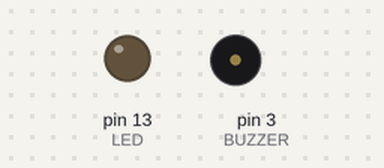
Bench run of a sketch on a simulated Arduino Nano, built with avr-gcc and run on an emulated ATmega328P. Parts: output pins drawn as LEDs (lit = HIGH), buzzer (waves = sounding).

Above: at 5.7 s.
At 28.92 s:
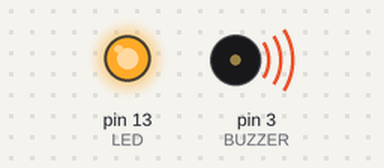
Timing chart, 0 to 29.2 s (numbered marks = the images above):
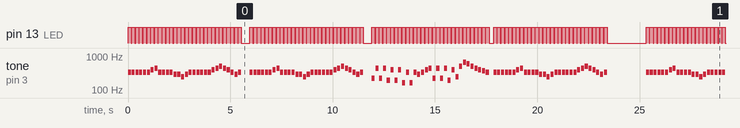

Measured:
- by itself, pin 13 (LED): moves between LOW and HIGH, repeating every 25.3 s
- by itself, tone on pin 3 (BUZZER): plays 330 Hz for 0.15 s, 330 Hz for 0.15 s, 330 Hz for 0.15 s, 330 Hz for 0.15 s, 330 Hz for 0.15 s, 330 Hz for 0.15 s … (624 notes in this stretch)

The sketch:

garage_riff.ino
```cpp
// ============================================================
//  Garage Riff - Buzzer Demo (orijinal beste)
//  Hızlı sekizlik notalar, tekrar eden kök notalar,
//  oktav sıçramaları: 2000'ler garage rock havası.
//  Kart üzerindeki LED (D13) her notada yanıp söner.
// ============================================================

const byte BUZZER = 3;     // buzzer + ucu -> 220 ohm direnç -> D3
const byte LED    = 13;    // Nano'nun üstündeki dahili LED

const int TEMPO = 160;                 // BPM: hızlandırmak için artır
const int SEKIZLIK = 60000 / TEMPO / 2; // bir sekizlik notanın süresi (ms)

// Notalar (Hz)
#define E3 165
#define G3 196
#define A3 220
#define B3 247
#define D4 294
#define E4 330
#define FS4 370
#define G4 392
#define A4 440
#define B4 494
#define D5 587
#define E5 659
#define R  0     // sus

// Her nota bir sekizlik sürer. Uzun nota için aynı notayı tekrar yaz.
// --- A bölümü: kök notada koşturan bas hissi ---
const int bolumA[] = {
  E4, E4, E4, E4, E4, E4, G4, A4,
  E4, E4, E4, E4, D4, D4, B3, D4,
  E4, E4, E4, E4, E4, E4, G4, A4,
  B4, A4, G4, E4, D4, E4, R,  R
};

// --- B bölümü: oktav sıçramalı "nakarat" ---
const int bolumB[] = {
  A3, A4, A3, A4, G3, G4, G3, G4,
  E3, E4, E3, E4, D4, E4, G4, A4,
  A3, A4, A3, A4, G3, G4, B3, B4,
  E5, D5, B4, A4, G4, FS4, E4, R
};

void setup() {
  pinMode(BUZZER, OUTPUT);
  pinMode(LED, OUTPUT);
}

void loop() {
  cal(bolumA, sizeof(bolumA) / sizeof(int));
  cal(bolumA, sizeof(bolumA) / sizeof(int));
  cal(bolumB, sizeof(bolumB) / sizeof(int));
  cal(bolumA, sizeof(bolumA) / sizeof(int));
  delay(1500);   // tekrar başlamadan önce kısa mola
}

void cal(const int notalar[], int adet) {
  for (int i = 0; i < adet; i++) {
    int n = notalar[i];
    if (n == R) {
      noTone(BUZZER);
      digitalWrite(LED, LOW);
      delay(SEKIZLIK);
      continue;
    }
    // Notayı %80 uzunlukta çal, araya minik boşluk bırak:
    // gitardaki "palm mute" gibi kesik, tok bir his verir.
    tone(BUZZER, n, SEKIZLIK * 0.8);
    digitalWrite(LED, HIGH);
    delay(SEKIZLIK * 0.8);
    digitalWrite(LED, LOW);
    delay(SEKIZLIK * 0.2);
  }
}
```
